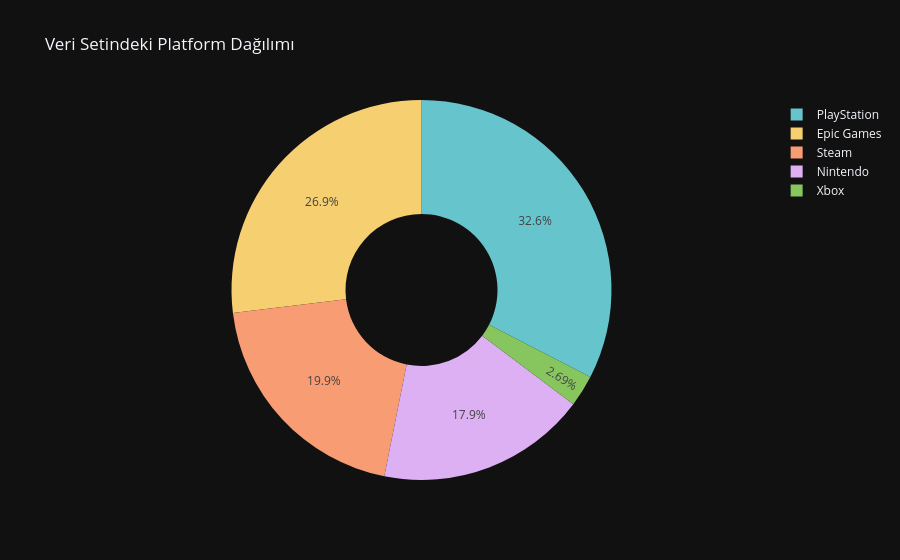

Source (notebook cell):
### Markdown cell above
PASTA GRAFİĞİ

### Code cell
import plotly.express as px


df.columns = [c.lower() for c in df.columns]

p_col = 'platform' if 'platform' in df.columns else df.columns[0] 


fig_pie = px.pie(df, names=p_col, 
                 title='Veri Setindeki Platform Dağılımı',
                 hole=0.4, 
                 template="plotly_dark",
                 color_discrete_sequence=px.colors.qualitative.Pastel)

fig_pie.show()
fig_genre.write_html("figures/tur_dagilimi.html")

### Figure 1 — Plotly figure (JSON) as saved in the notebook; plotly's stock layout.template omitted (floating-point values rounded to 4 significant figures; data arrays with more than 128 entries replaced by an {"elided": "..."} marker saying what was removed)
{"data": [{"domain": {"x": [0, 1], "y": [0, 1]}, "hole": 0.4, "hovertemplate": "platform=%{label}<extra></extra>", "labels": {"elided": "20489 str values"}, "legendgroup": "", "name": "", "showlegend": true, "type": "pie"}], "layout": {"legend": {"tracegroupgap": 0}, "piecolorway": ["rgb(102, 197, 204)", "rgb(246, 207, 113)", "rgb(248, 156, 116)", "rgb(220, 176, 242)", "rgb(135, 197, 95)", "rgb(158, 185, 243)", "rgb(254, 136, 177)", "rgb(201, 219, 116)", "rgb(139, 224, 164)", "rgb(180, 151, 231)", "rgb(179, 179, 179)"], "title": {"text": "Veri Setindeki Platform Dağılımı"}}}
